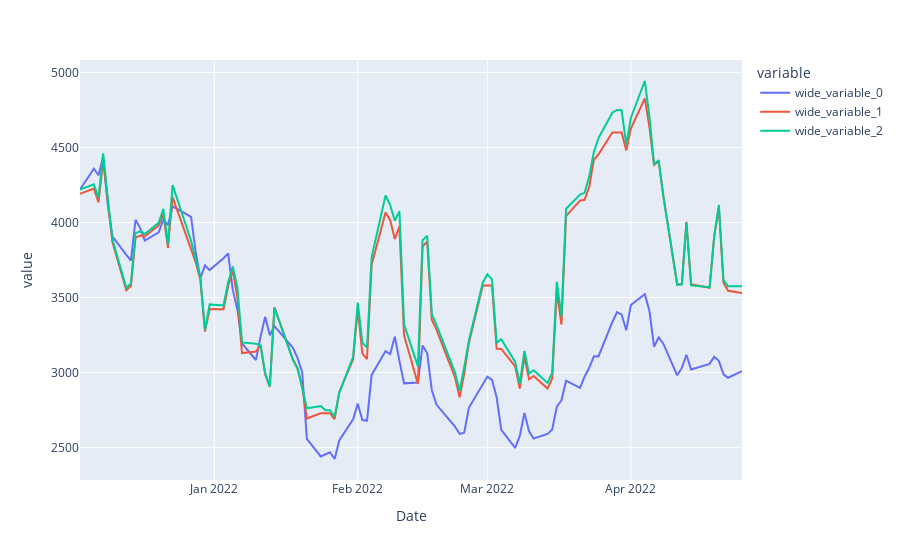

Write notebook code for a chart like this one.
### Code cell
gb_mae = GradientBoostingRegressor(random_state = 10 , loss='absolute_error', n_estimators = 55)
gb_mse = GradientBoostingRegressor(random_state = 10 , loss='absolute_error', n_estimators = 200)
df = pd.DataFrame(columns = ['MAE', 'MSE', 'R2'], index = ['100','200'])
show_results(df,gb_mae, gb_mse)
